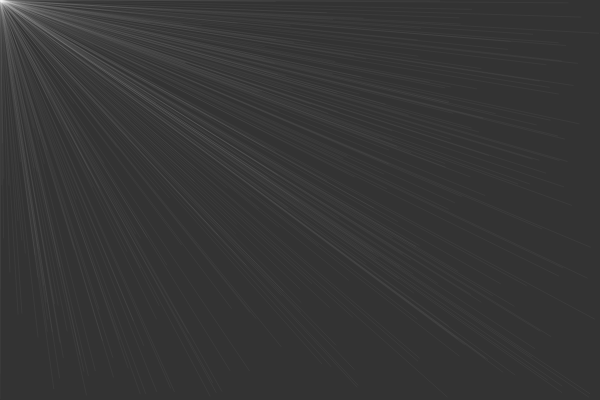
Frame 1 (no input)
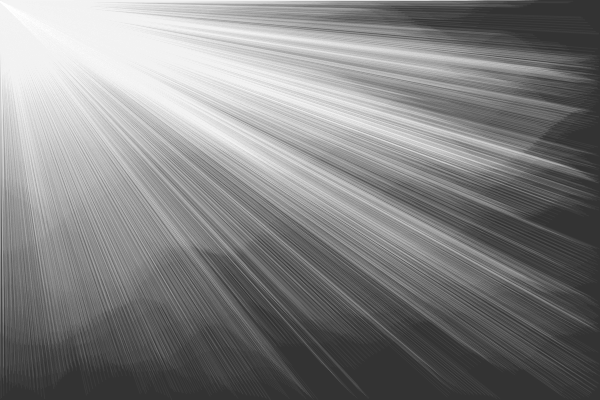
Frame 60 (no input)
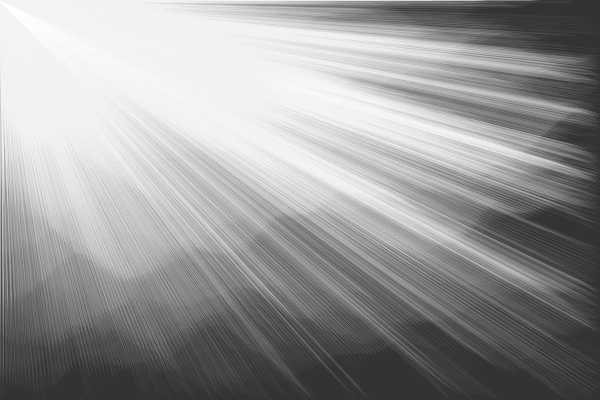
Frame 120 (the mouse pressed at the canvas centre since frame 60)

The p5.js sketch that drew these frames (run headless with seeded random() and noise() and a simulated clock; from frame 60 on, the mouse is pressed at the canvas centre):

// p5.js sketch
// ── sketch.js
// Daniel Shiffman
// https://thecodingtrain.com/CodingChallenges/024-perlinnoiseflowfield.html

var inc = 0.1;
var scl = 10;
var cols, rows;

var zoff = 0;

var fr;

var particles = [];

var flowfield;

function setup() {
  createCanvas(600, 400);
  cols = floor(width / scl);
  rows = floor(height / scl);
  fr = createP('');

  flowfield = new Array(cols * rows);

  for (var i = 0; i < 300; i++) {
    particles[i] = new Particle();
  }
  background(51);
}

function draw() {
  var yoff = 0;
  for (var y = 0; y < rows; y++) {
    var xoff = 0;
    for (var x = 0; x < cols; x++) {
      var index = x + y * cols;
      var angle = noise(xoff, yoff, zoff) * TWO_PI * 4;
      var v = p5.Vector.fromAngle(sin(angle));
      v.setMag(1);
      flowfield[index] = v;
      xoff += inc;
      stroke(0, 50);
      // push();
      // translate(x * scl, y * scl);
      // rotate(v.heading());
      // strokeWeight(1);
      // line(0, 0, scl, 0);
      // pop();
    }
    yoff += inc;

    zoff += 0.0003;
  }

  for (var i = 0; i < particles.length; i++) {
    particles[i].follow(flowfield);
    particles[i].update();
    particles[i].edges();
    particles[i].show();
  }

  // fr.html(floor(frameRate()));
}
// ── particle.js
// Daniel Shiffman
// http://codingtra.in
// http://patreon.com/codingtrain
// Code for: https://youtu.be/BjoM9oKOAKY

class Particle {
  constructor() {
    this.pos = createVector(random(width), random(height));
    this.vel = createVector(0, 0);
    this.acc = createVector(0, 0);
    this.maxspeed = 4;
    this.prevPos = this.pos.copy();
  }

  update() {
    this.vel.add(this.acc);
    this.vel.limit(this.maxspeed);
    this.pos.add(this.vel);
    this.acc.mult(0);
  }

  follow(vectors) {
    var x = floor(this.pos.x / scl);
    var y = floor(this.pos.y / scl);
    var index = x + y * cols;
    var force = vectors[index];
    this.applyForce(force);
  }

  applyForce(force) {
    this.acc.add(force);
  }

  show() {
    stroke(255, 10);
    strokeWeight(1);
    line(this.pos.x, this.pos.y, sin(this.prevPos.x), cos(this.prevPos.y));
    this.updatePrev();
  }

  updatePrev() {
    this.prevPos.x = sin(this.pos.x);
    this.prevPos.y = cos(this.pos.y);
  }

  edges() {
    if (this.pos.x > width) {
      this.pos.x = sin(0);
      this.updatePrev();
    }
    if (this.pos.x < 0) {
      this.pos.x = sin(width);
      this.updatePrev();
    }
    if (this.pos.y > height) {
      this.pos.y = cos(0);
      this.updatePrev();
    }
    if (this.pos.y < 0) {
      this.pos.y = cos(height);
      this.updatePrev();
    }

  }

}
